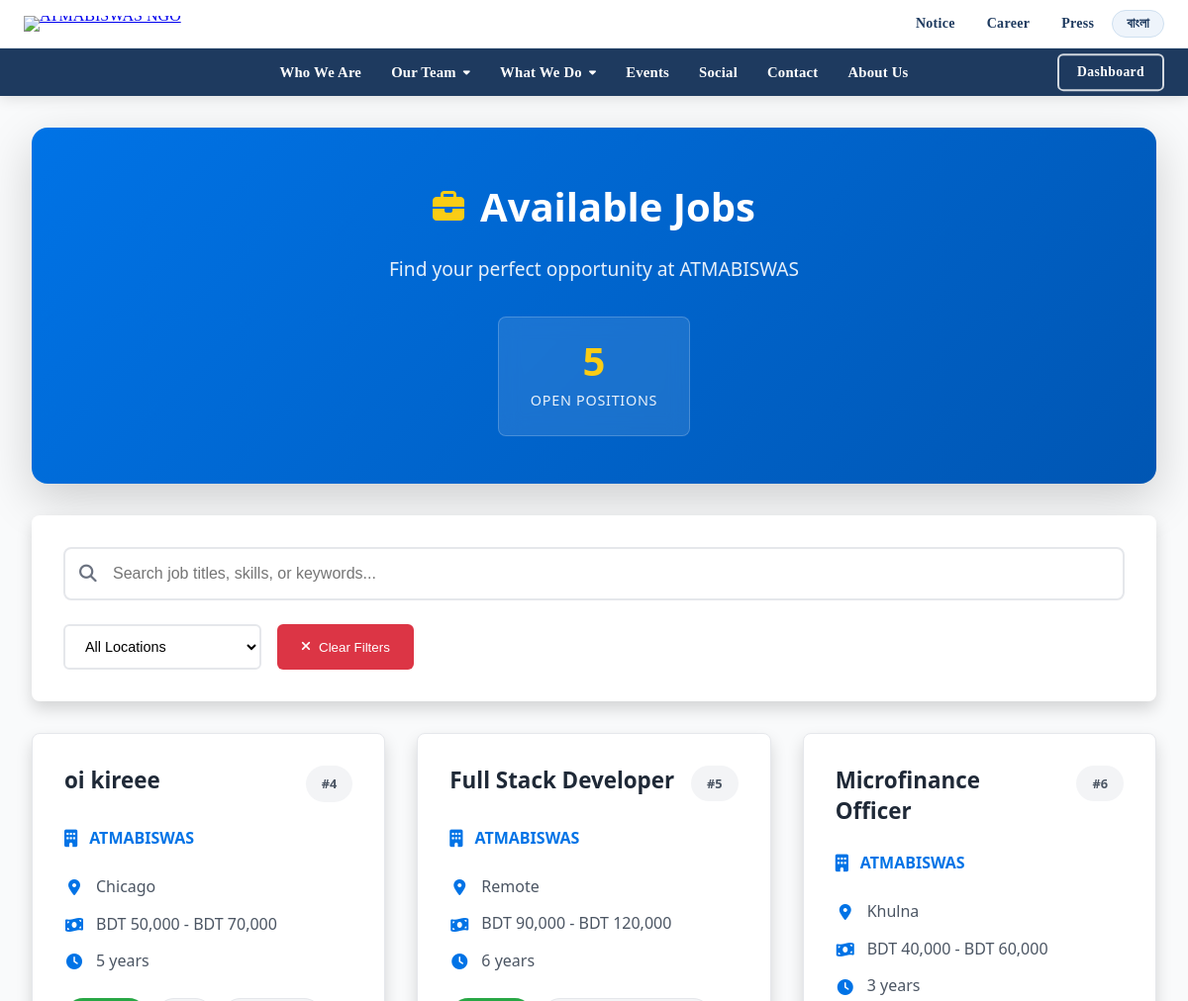
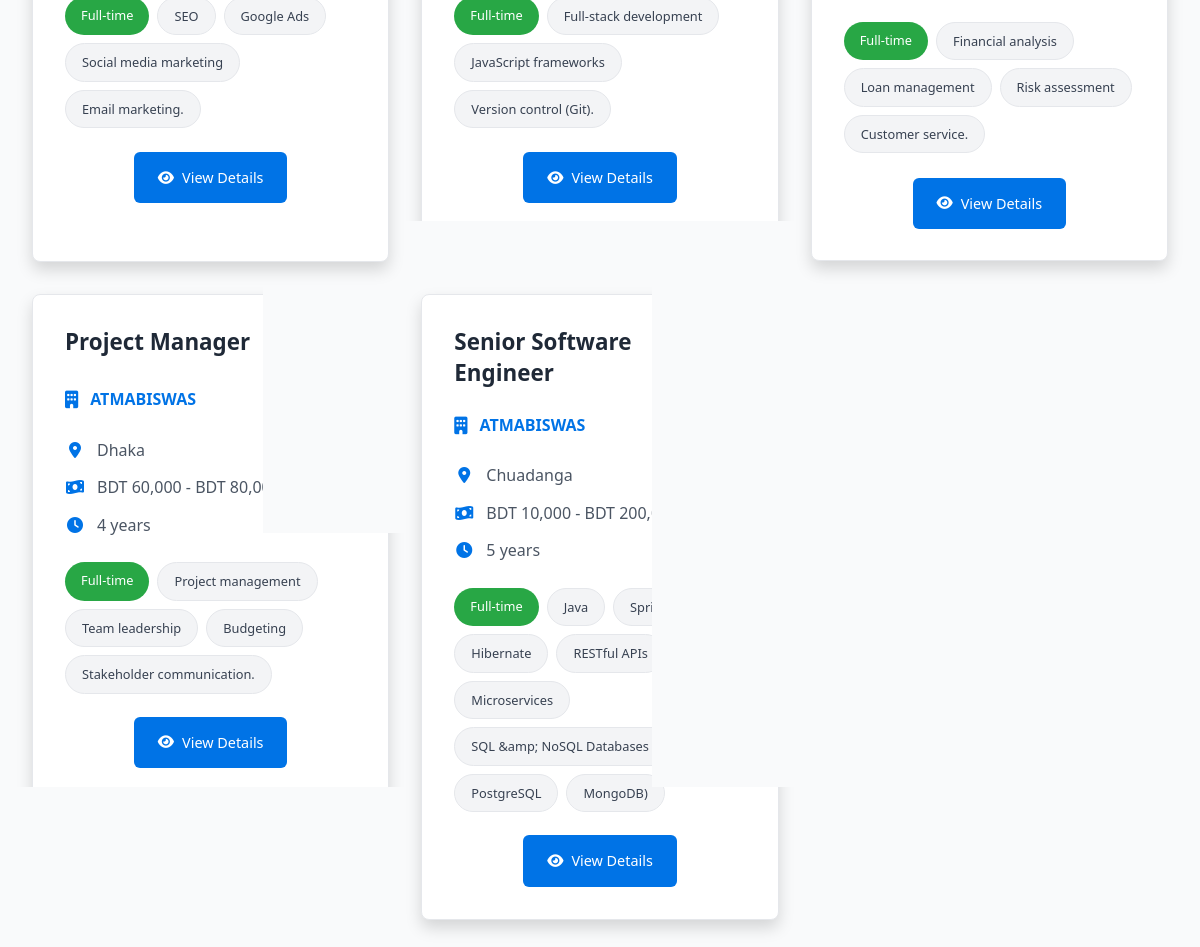
The app's page /backend/career/availableJobs.php (signed in) with its own data (2 pictures, top to bottom).
### tables this page shows
CREATE TABLE `jobs` (
  `job_id` int(11) NOT NULL,
  `job_title` varchar(100) NOT NULL,
  `job_description` text NOT NULL,
  `job_skillset` text NOT NULL,
  `job_experience` varchar(20) NOT NULL,
  `job_benefits` text NOT NULL,
  `job_location` varchar(100) NOT NULL,
  `salary_range` varchar(50) NOT NULL,
  `job_type` varchar(20) NOT NULL,
  `job_req` varchar(255) DEFAULT 'No job requirements specified',
  `PostDate` date NOT NULL DEFAULT (CURRENT_DATE),
  `deadline` date DEFAULT NULL,
  `job_dept` varchar(255) DEFAULT 'Manager',
  `job_code` varchar(255) DEFAULT NULL
);

### backend/career/availableJobs.php (the view, shortened to what this page needs)
<?php
$database = new Db();
$connection = $database->connect();
$sql = "SELECT * FROM jobs";
$stmt = $connection->prepare($sql);
$stmt->execute();
$res = $stmt->fetchAll(PDO::FETCH_ASSOC);
?>
<!DOCTYPE html>
<html lang="en">
<head>
    <link rel="stylesheet" href="css/modern-jobs.css">
    <link rel="stylesheet" href="https://cdnjs.cloudflare.com/ajax/libs/font-awesome/6.5.0/css/all.min.css">
</head>
<body>
    <?php include '../../Navbar.php'; ?>
    <div class="container">
        <div class="page-header">
            <div class="header-content">
                <div class="header-left">
                    <h1 class="page-title">
                        <i class="fas fa-briefcase"></i>
                        Available Jobs
                    </h1>
                    <p class="page-subtitle">Find your perfect opportunity at ATMABISWAS</p>
                </div>
                <div class="header-right">
                    <div class="stats-summary">
                        <div class="stat-item">
                            <span class="stat-number"><?php echo count($res); ?></span>
                            <span class="stat-label">Open Positions</span>
                        </div>
                    </div>
                </div>
            </div>
        </div>
        <div class="search-section">
            <div class="search-wrapper">
                <div class="search-input-group">
                    <i class="fas fa-search search-icon"></i>
                    <input type="text" id="searchInput" placeholder="Search job titles, skills, or keywords...">
                </div>
                <div class="filter-group">
                    <select id="locationFilter" class="filter-select">
                        <option value="">All Locations</option>
                    </select>
                    <button class="clear-filters" onclick="clearFilters()">
                        <i class="fas fa-times"></i>
                        Clear Filters
                    </button>
                </div>
            </div>
        </div>
        <div class="jobs-grid" id="jobsContainer">
            <?php if (count($res) === 0): ?>
                <div class="no-jobs">
                    <i class="fas fa-briefcase"></i>
                    <h3>No Jobs Available</h3>
                    <p>Check back later for new opportunities</p>
                </div>
            <?php else: ?>
                <?php foreach ($res as $r): ?>
                    <div class="job-card">
                        <div class="job-header">
                            <h3 class="job-title">
                                <a href="jobdes.php?id=<?php echo htmlspecialchars($r['job_id']); ?>&deptCode=<?php echo htmlspecialchars($r['job_code']); ?>">
                                    <?php echo htmlspecialchars($r['job_title']); ?>
                                </a>
                            </h3>
                            <span class="job-id">#<?php echo htmlspecialchars($r['job_id']); ?></span>
                        </div>
                        <div class="job-company">
                            <i class="fas fa-building"></i>
                            <span>ATMABISWAS</span>
                        </div>
                        <div class="job-details">
                            <div class="detail-item">
                                <i class="fas fa-map-marker-alt"></i>
                                <span><?php echo htmlspecialchars($r['job_location']); ?></span>
                            </div>
                            <div class="detail-item">
                                <i class="fas fa-money-bill-wave"></i>
                                <span><?php echo htmlspecialchars($r['salary_range']); ?></span>
                            </div>
                            <div class="detail-item">
                                <i class="fas fa-clock"></i>
                                <span><?php echo htmlspecialchars($r['job_experience']); ?></span>
                            </div>
                        </div>
                        <div class="job-tags">
                            <span class="tag tag-fulltime">Full-time</span>
                            <?php
                            $skills = explode(",", $r['job_skillset']);
                            foreach ($skills as $skill):
                                $skill = trim($skill);
                                if (!empty($skill)):
                            ?>
                                    <span class="tag tag-skill"><?php echo htmlspecialchars($skill); ?></span>
                            <?php
                                endif;
                            endforeach;
                            ?>
                        </div>
                        <div class="job-actions">
                            <a href="jobdes.php?id=<?php echo htmlspecialchars($r['job_id']); ?>&deptCode=<?php echo htmlspecialchars($r['job_code']); ?>" class="btn btn-primary">
                                <i class="fas fa-eye"></i>
                                View Details
                            </a>
                        </div>
                    </div>
                <?php endforeach; ?>
            <?php endif; ?>
        </div>
    </div>
</body>
</html>

### records on screen
jobs: job_title "oi kireee", job_id "4", job_location "Chicago", salary_range "BDT 50,000 - BDT 70,000", job_experience "5 years", job_skillset "SEO", job_skillset "Google Ads", job_skillset "Social media marketing", job_skillset "Email marketing."
jobs: job_title "Full Stack Developer", job_id "5", job_location "Remote", salary_range "BDT 90,000 - BDT 120,000", job_experience "6 years", job_skillset "Full-stack development", job_skillset "JavaScript frameworks", job_skillset "Version control (Git)."
jobs: job_title "Microfinance Officer", job_id "6", job_location "Khulna", salary_range "BDT 40,000 - BDT 60,000", job_experience "3 years", job_skillset "Financial analysis", job_skillset "Loan management", job_skillset "Risk assessment", job_skillset "Customer service."
jobs: job_title "Project Manager", job_location "Dhaka", salary_range "BDT 60,000 - BDT 80,000", job_experience "4 years", job_skillset "Project management", job_skillset "Team leadership", job_skillset "Budgeting", job_skillset "Stakeholder communication."
jobs: job_title "Senior Software Engineer", job_location "Chuadanga", salary_range "BDT 10,000 - BDT 200,000", job_experience "5 years", job_skillset "Java", job_skillset "Spring Boot", job_skillset "Hibernate", job_skillset "RESTful APIs", job_skillset "Microservices", job_skillset "SQL &amp; NoSQL Databases (MySQL", job_skillset "PostgreSQL", job_skillset "MongoDB)"

### other values on screen
count($res) "5"
